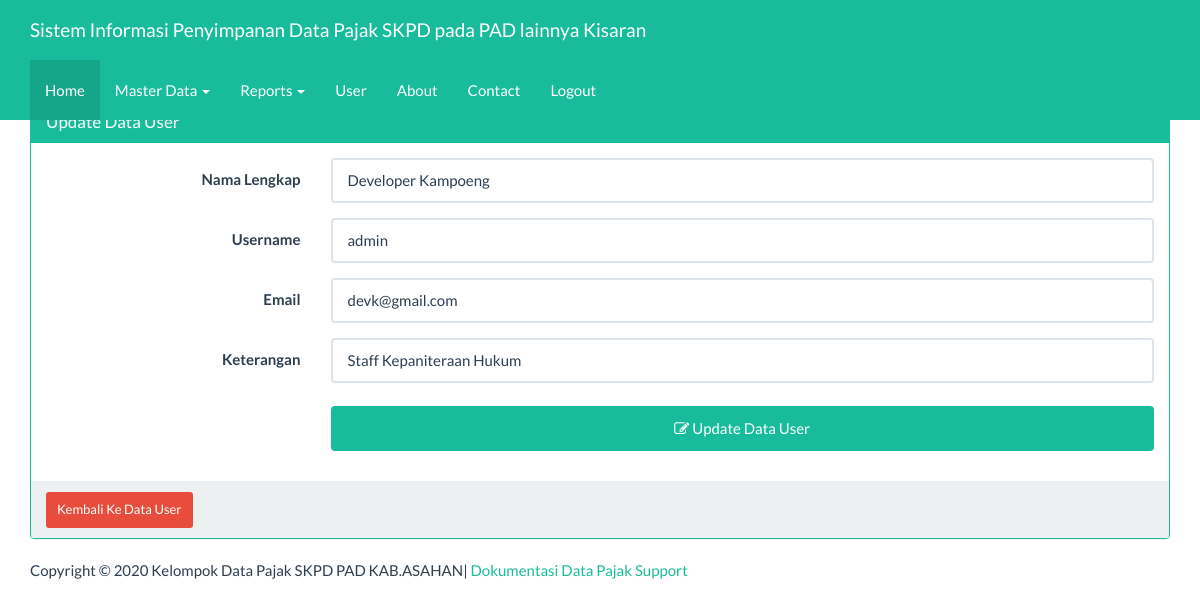
Screenshot of /index_admin.php?page=user&actions=edit&uid=admin (signed in) with the database file from the repository.
### tables this page shows
CREATE TABLE `user` (
  `username` varchar(25) NOT NULL,
  `paswd` varchar(50) NOT NULL,
  `email` varchar(50) NOT NULL,
  `nama` varchar(50) NOT NULL,
  `level` int(1) NOT NULL,
  `ket` varchar(50) NOT NULL
);

### views/user_edit.php (the view, shortened to what this page needs)
<?php
$id=$_GET['uid'];
$ambil=  mysqli_query($koneksi, "SELECT * FROM user WHERE username='$id'") or die ("SQL Edit error");
$data= mysqli_fetch_array($ambil);
?>
<div class="container">
    <div class="row">
        <div class="col-xs-12">
            <div class="panel panel-success">
                <div class="panel-heading">
                    <h3 class="panel-title">Update Data User</h3>
                </div>
                <div class="panel-body">
                    <form class="form-horizontal" action="" method="post">
                        <div class="form-group">
                            <label for="nama" class="col-sm-3 control-label">Nama Lengkap</label>
                             <div class="col-sm-9">
								<input type="text" name="nama" value="<?=$data['nama']?>"class="form-control" id="inputEmail3" placeholder="Input Nama Lengkap">
                            </div>
                        </div>
                        <div class="form-group">
                            <label for="username" class="col-sm-3 control-label">Username</label>
                            <div class="col-sm-9">
                                <input type="text" name="username" value="<?=$data['username']?>"class="form-control" id="inputEmail3" placeholder="Input Username">
                            </div>
                        </div>
                        <div class="form-group">
                            <label for="email" class="col-sm-3 control-label">Email</label>
                            <div class="col-sm-9">
                                <input type="text" name="email" value="<?=$data['email']?>" class="form-control" id="inputPassword3" placeholder="Input Email">
                            </div>
                        </div>
                        <div class="form-group">
                            <label for="ket" class="col-sm-3 control-label">Keterangan</label>
                            <div class="col-sm-9">
                                <input type="text" name="ket" value="<?=$data['ket']?>" class="form-control" id="inputPassword3" placeholder="Input Keterangan">
                            </div>
                        </div>
                        <div class="form-group">
                            <div class="col-sm-offset-3 col-sm-9">
                                <button type="submit" class="btn btn-success">
                                    <span class="fa fa-edit"></span> Update Data User</button>
                            </div>
                        </div>
                    </form>
                </div>
                <div class="panel-footer">
                    <a href="?page=user&actions=tampil" class="btn btn-danger btn-sm">
                        Kembali Ke Data User
                    </a>
                </div>
            </div>
        </div>
    </div>
</div>

### index_admin.php (style rules this page uses)
body { margin-top:70px; }
button { background-color: #4CAF50; color: white; padding: 14px 20px; margin: 8px 0; border: none; cursor: pointer; width: 100%; }

### rows the page displays
user: nama "Developer Kampoeng", username "admin", email "devk@gmail.com", ket "Staff Kepaniteraan Hukum"
